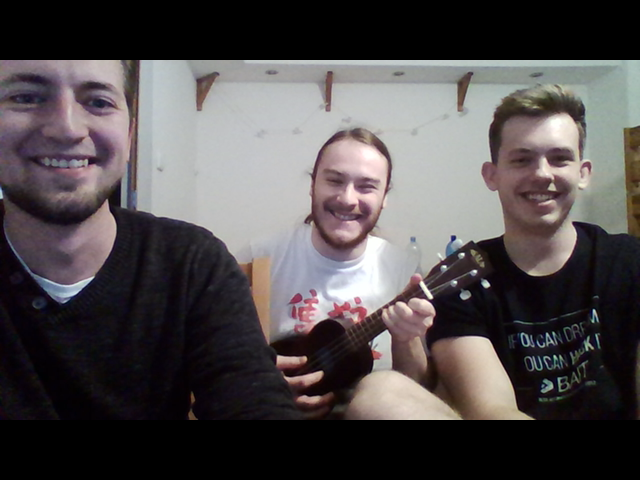
#> input picture opencv_frame_0.png, 640 x 480 px
$ python -i functions.py   (imports and definitions only)
#> lines starting #> are read from the running program, lines starting #| are printed output that depends on the picture; after the words box and inside, x2 and y2 are one past the last pixel; in counts of white or black regions, pixels touching at a corner belong together
import cv2
import pyautogui


def calc_new_mouse_position(x_diff, y_diff, x_image_size):
    x_pos, y_pos = pyautogui.position()
    x_screen, y_screen = pyautogui.size()
    scale = x_screen / x_image_size
    x_pos = x_pos - x_diff * scale
    y_pos = y_pos + y_diff * scale
    return x_pos, y_pos


def calc_coords_change(cx1, cx2, cy1, cy2, revert):
    if revert:
        return cx2 - cx1, cy2 - cy1
    return cx1 - cx2, cy1 - cy2


def move_mouse(x_pos, y_pos):
    pyautogui.moveTo(x_pos, y_pos)


def mouse_click(x, y):
    pyautogui.click(x, y)


def mute():
    pyautogui.press("volumemute")


def next_track():
    pyautogui.press("nexttrack")


def play():
    pyautogui.press("playpause")


def vol_up():
    pyautogui.press("volumeup")


def vol_down():
    pyautogui.press("volumedown")


def get_largest_contour(frame):
    ret, thresh = cv2.threshold(frame, 127, 255, 0)
    contours, hierarchy = cv2.findContours(thresh, cv2.RETR_TREE, cv2.CHAIN_APPROX_SIMPLE)
    biggest_contour = None
    biggest_contour_area = -1
    if contours is not None:
        for contour in contours:
            area = cv2.contourArea(contour)
            if area > biggest_contour_area:
                biggest_contour = contour
                biggest_contour_area = area

        if biggest_contour is not None:
            return cv2.boundingRect(biggest_contour)
    return None

>>> import cv2
>>> picture = cv2.imread('opencv_frame_0.png', cv2.IMREAD_GRAYSCALE)
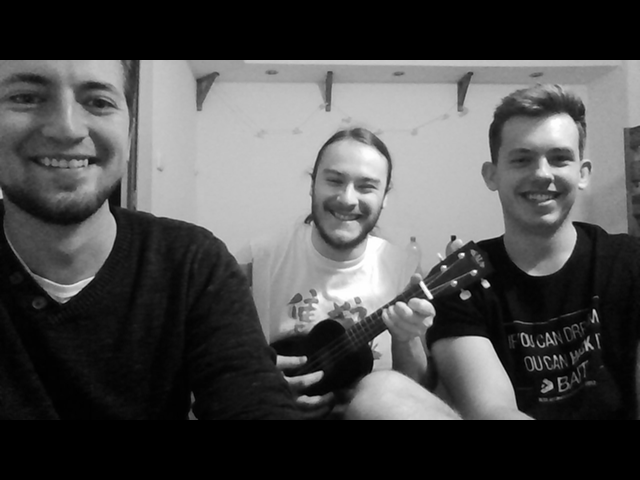
#> picture: shape (480, 640); min 0, max 255, mean 77.3
>>> result = get_largest_contour(picture)
#> in get_largest_contour, `ret, thresh = cv2.threshold(frame, 127, 255, 0)`:
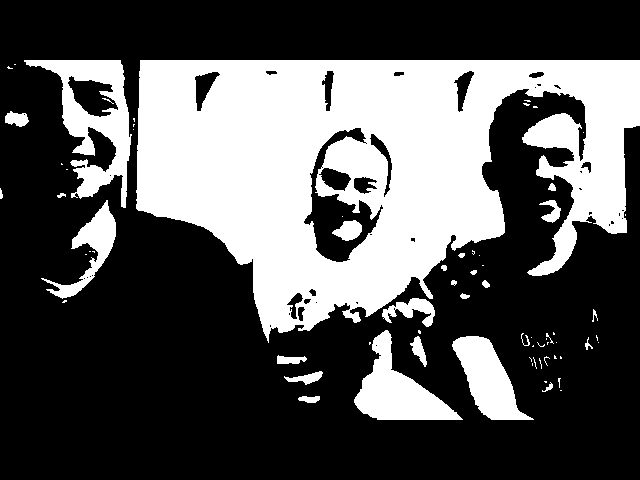
#> thresh: shape (480, 640); 33.7% white; 69 white regions (42 under 20 px)
#> in get_largest_contour, `contours, hierarchy = cv2.findContours(thresh, cv2.RETR_TREE, cv2.CHAI..`: contours = 113 contours, 78 with area under 20; largest, box (x1, y1, x2, y2) and area: (136, 60, 640, 343) 90302, (24, 60, 132, 208) 6678, (354, 330, 463, 420) 3998, (303, 127, 384, 263) 3984, (452, 336, 534, 420) 3262
#> the loop in get_largest_contour, `for contour in contours:` made 113 passes
#> (area, biggest_contour_area) on passes 1, 6, 24, 31, 73: (92, 92), (206.5, 206.5), (3262.5, 3262.5), (3998, 3998), (90301.5, 90301.5)
#> area on passes 3, 14, 25, 35, 37, 38: 24, 157, 205.5, 621.5, 28, 33
#> after the loop in get_largest_contour, `for contour in contours:`: biggest_contour = contour of 815 points, box (x1, y1, x2, y2) (136, 60, 640, 343), area 90302; biggest_contour_area = 90301.5
#> result = (136, 60, 504, 283)
